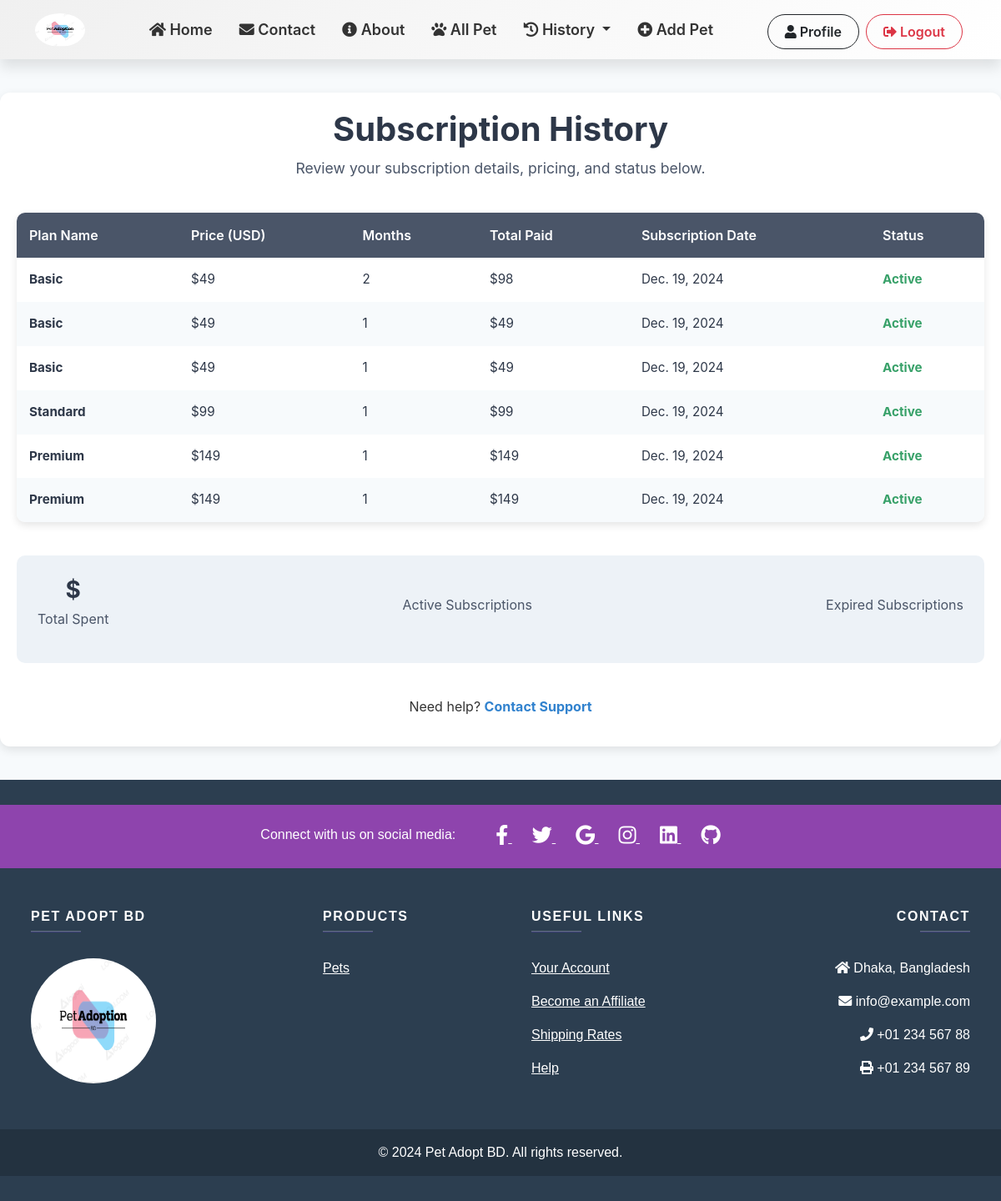
/Basic_subscribe_history/ (signed in), run on an earlier commit of the app's database.
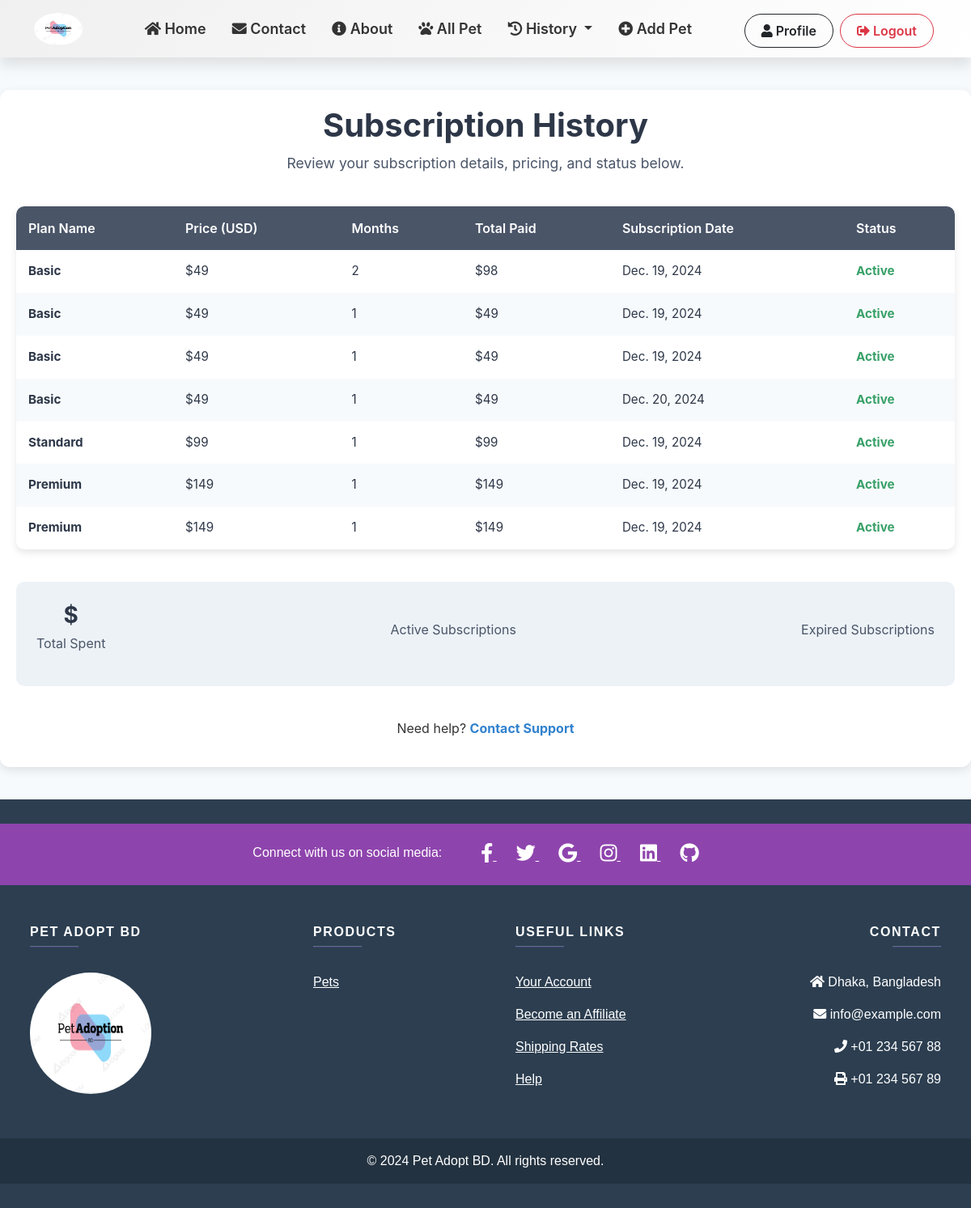
And on a later commit of the database.
### buy/models.py (models this page shows, shortened)
class Subscription1(models.Model):
    user = models.ForeignKey(User, on_delete=models.CASCADE)
    subcribe_price = models.IntegerField(default=49)
    subscription = models.CharField(default='Basic', choices=subscription_choices, max_length=20)
    Month = models.IntegerField(choices=[(i, str(i)) for i in range(1, 13)])
    subscription_date = models.DateField(auto_now_add=True)

class Subscription2(models.Model):
    user = models.ForeignKey(User, on_delete=models.CASCADE)
    subcribe_price = models.IntegerField(default=99)
    subscription = models.CharField(default='Standard', choices=subscription_choices, max_length=20)
    Month = models.IntegerField(choices=[(i, str(i)) for i in range(1, 13)])
    subscription_date = models.DateField(auto_now_add=True)

class Subscription3(models.Model):
    user = models.ForeignKey(User, on_delete=models.CASCADE)
    subcribe_price = models.IntegerField(default=149)
    subscription = models.CharField(default='Premium', choices=subscription_choices, max_length=20)
    Month = models.IntegerField(choices=[(i, str(i)) for i in range(1, 13)])
    subscription_date = models.DateField(auto_now_add=True)

### buy/views.py (the view)
# urls.py: path('Basic_subscribe_history/', views.subscribe_info, name='subscribe_his'),
@login_required
def subscribe_info(request):
    subscriptions1 = Subscription1.objects.all()
    subscriptions2 = Subscription2.objects.all()
    subscriptions3 = Subscription3.objects.all()
    all_subscriptions = {
        'subscriptions1': subscriptions1,
        'subscriptions2': subscriptions2,
        'subscriptions3': subscriptions3,
    }
    for subscription in subscriptions1:
        subscription.result = subscription.subcribe_price * subscription.Month
    for subscription in subscriptions2:
        subscription.result = subscription.subcribe_price * subscription.Month
    for subscription in subscriptions3:
        subscription.result = subscription.subcribe_price * subscription.Month
    return render(request, 'Authentication/subscribe_history.html', {'datas': all_subscriptions})

### Authentication/templates/Authentication/subscribe_history.html (shortened to what this page needs)
{% extends 'base.html' %}
{% load static %}
{% block css %}
<link rel="stylesheet" href="{% static 'css/table.css' %}">
{% endblock %}
{% block content %}
<div class="history-container">
  <div class="header">
    <h1>Subscription History</h1>
    <p>Review your subscription details, pricing, and status below.</p>
  </div>
  <div class="subscriptions-table">
    <table>
      <thead>
        <tr>
          <th>Plan Name</th>
          <th>Price (USD)</th>
          <th>Months</th>
          <th>Total Paid</th>
          <th>Subscription Date</th>
          <th>Status</th>
        </tr>
      </thead>
      <tbody>
        {% for key, value in datas.items %}
          {% for history in value %}
            <tr>
              <td class="highlight">{{ history.subscription }}</td>
              <td>${{ history.subcribe_price }}</td>
              <td>{{ history.Month }}</td>
              <td>${{ history.result }}</td>
              <td>{{ history.subscription_date }}</td>
              <td>
                  <span class="status-active">Active</span>
              </td>
            </tr>
          {% endfor %}
        {% endfor %}
      </tbody>
    </table>
  </div>
  <div class="summary-section">
    <div class="summary-item">
      <h3>${{ total_spent }}</h3>
      <p>Total Spent</p>
    </div>
    <div class="summary-item">
      <p>Active Subscriptions</p>
    </div>
    <div class="summary-item">
      <p>Expired Subscriptions</p>
    </div>
  </div>
  <div class="footer-link">
    <p>Need help? <a href="#">Contact Support</a></p>
  </div>
</div>
{% include "fotter.html" %}
{% endblock %}

What changed in the data, as far as the page shows it:
added Subscription1: subscription "Basic", subcribe_price "49", Month "1", result "49", subscription_date "Dec. 20, 2024"
